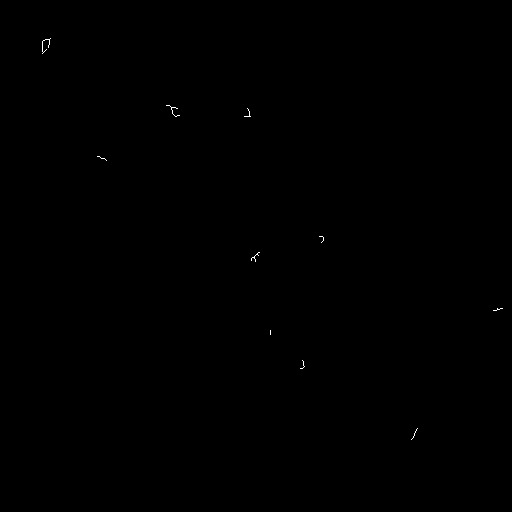
#> input picture smooth/line1.png, 512 x 512 px
$ python demo.py
#> lines starting #> are read from the running program, lines starting #| are printed output that depends on the picture; after the words box and inside, x2 and y2 are one past the last pixel; in counts of white or black regions, pixels touching at a corner belong together
### smooth/smoothLine.py
import numpy as np
import cv2 as cv
import sys
from math import ceil

# 设置最大递归次数，默认值是1000
sys.setrecursionlimit(10000)

vis = None
max_length = 0
max_list = []
cur_list = []


# [16 lines left out: function get_m_nei_path, not called in this run]


def get_bounding(x, y, height, width):
    """ 求出边界框 """
    left = y - 1 if y > 1 else 0
    top = x - 1 if x > 1 else 0
    right = y + 1 if y < width - 1 else width - 1
    bottom = x + 1 if x < height - 1 else height - 1

    return left, top, right, bottom


def get_start_points(img):
    """计算出所有的起点，要求8-邻域内只有一个点"""
    height, width = img.shape

    location = np.where(img == 255)
    x_inx = location[0]
    y_inx = location[1]
    length = len(x_inx)

    res = []

    for k in range(length):
        x = x_inx[k]
        y = y_inx[k]

        left, top, right, bottom = get_bounding(x, y, height, width)

        # 计算出邻居个数
        nei = -1
        for i in range(top, bottom + 1):
            for j in range(left, right + 1):
                if img[i, j] == 255:
                    nei += 1

        # 如果邻居个数是1，加入起点数组
        if nei == 1:
            res.append([x, y])

    return np.array(res)


def dfs(img, x, y):
    global vis, max_list

    if len(cur_list) > len(max_list):
        max_list = cur_list.copy()

    vis[x, y] = 1
    height, width = img.shape
    left, top, right, bottom = get_bounding(x, y, height, width)

    for i in range(top, bottom + 1):
        for j in range(left, right + 1):
            if img[i, j] == 255 and vis[i, j] == 0:
                cur_list.append((i, j))
                dfs(img, i, j)
                cur_list.pop()


def smooth_one_connective(img):
    """ 平滑一个联通分支 """
    global vis, max_list, cur_list
    vis = None
    max_list = []
    cur_list = []

    height, width = img.shape

    # 计算出一条唯一的m-邻接的路径
    # img = get_m_nei_path(img)
    # cv.imwrite('img.png', img)

    # 获得所有的起点
    location = get_start_points(img)

    # 进行dfs，求出最长的路径
    for x, y in location:
        vis = np.zeros((height, width))
        cur_list.append((x, y))
        dfs(img, x, y)
        cur_list.pop()

    # 标记结果
    res = np.zeros((height, width), dtype=np.uint8)
    for x, y in max_list:
        res[x, y] = 255

    return res


def init():
    """ 初始化全局变量 """
    global vis, max_list, max_length, cur_list
    vis = None
    max_length = 0
    max_list = []
    cur_list = []


def smooth_lines(img):
    """ 平滑所有的联通分支 """
    init()

    # 计算出每一个联通分支
    nums, labels, stats, centroids = cv.connectedComponentsWithStats(img, connectivity=8)
    d = np.max(labels)

    # 将每一个联通分支的结果进行加和
    res = np.zeros(img.shape, dtype=np.uint8)
    for i in range(1, d+1):
        con = np.zeros(img.shape, dtype=np.uint8)
        location = np.where(labels == i)
        con[location] = 255
        line = smooth_one_connective(con)
        res += line

    return res


def visualization(img, line):
    """ 可视化选择的线 """
    height, width = img.shape
    visual = np.zeros((height, width, 3), dtype=np.uint8)
    visual[:, :, 0] = img
    visual[:, :, 1] = img
    visual[:, :, 2] = img

    location = np.where(line == 255)
    visual[location] = [100, 200, 150]

    return visual


# [13 lines that do not run on import are left out]

### smooth/demo.py
import cv2 as cv
from smoothLine import smooth_lines, visualization


# 传入一个(width, height)的二值图像
image = cv.imread('line1.png')
#> image is the input picture: shape (512, 512, 3); 0.06% white in thin lines or dots, all inside (x1, y1, x2, y2) = (42, 38, 503, 440)
image = image[:, :, 0]
lines = smooth_lines(image)
#> in smooth_lines, `nums, labels, stats, centroids = cv.connectedComponentsWithStats(img, ..`: labels: shape (512, 512) int32; 11 distinct labels, from 0 to 10
#> in smooth_lines, `nums, labels, stats, centroids = cv.connectedComponentsWithStats(img, ..`: nums = 11; stats = [[0, 0, 512, 512, 261995], [42, 38, 9, 16, 32], [166, 105, 14, 12, 25], [244, 108, 7, 9, 15], [97, 156, 10, 5, 10], [319, 236, 5, 7, 10], [251, 252, 9, 10, 18], [493, 308, 10, 3, 11], [270, 330, 1, 5, 5], [300, 360, 5, 9, 11], [411, 428, 7, 12, 12]]; centroids = [[255.5, 255.5], [45.09, 44.44], [172.8, 109.8], [247.8, 113.6], [101.5, 157.6], [321.7, 238.1], [254.7, 256.5], [497.5, 309], [270, 332], [302.5, 364.7], [414.2, 433.5]]
#> in smooth_lines, `d = np.max(labels)`: d = 10
#> the loop in smooth_lines, `for i in range(1, d+1):` made 10 passes
#> after the loop in smooth_lines, `for i in range(1, d+1):`: con: shape (512, 512); 0% white in thin lines or dots, all inside (x1, y1, x2, y2) = (411, 428, 418, 440)
#> after the loop in smooth_lines, `for i in range(1, d+1):`: res: shape (512, 512); 0.05% white in thin lines or dots, all inside (x1, y1, x2, y2) = (42, 39, 503, 440)
visual = visualization(image, lines)
#> in visualization, `visual[location] = [100, 200, 150]`:
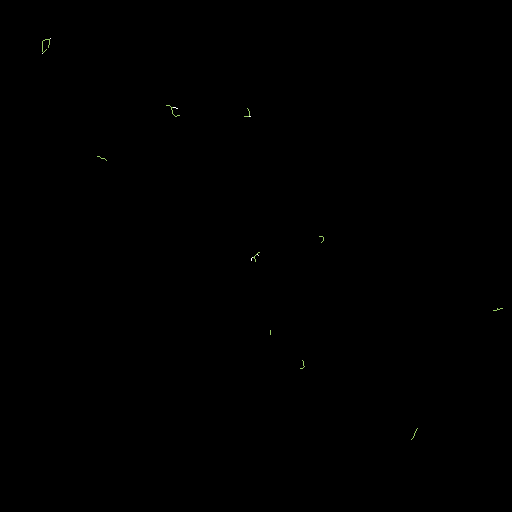
#> visual: shape (512, 512, 3); mean of channels 0, 1, 2 0.1, 0.1, 0.1; drawn as B, G, R
cv.imwrite('visual1.png', visual)


image = cv.imread('line2.png')
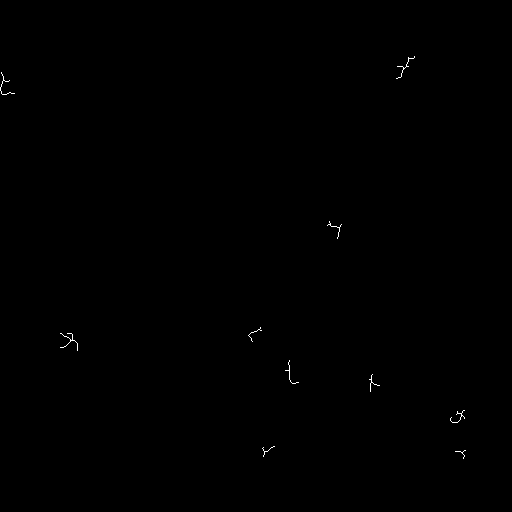
#> input picture smooth/line2.png, 512 x 512 px
#> image is the input picture: shape (512, 512, 3); 0.12% white in thin lines or dots, all inside (x1, y1, x2, y2) = (0, 56, 466, 459)
image = image[:, :, 0]
lines = smooth_lines(image)
#> in smooth_lines (call 2), `nums, labels, stats, centroids = cv.connectedComponentsWithStats(img, ..`: labels: shape (512, 512) int32; 11 distinct labels, from 0 to 10
#> after the loop in smooth_lines (call 2), `for i in range(1, d+1):`:
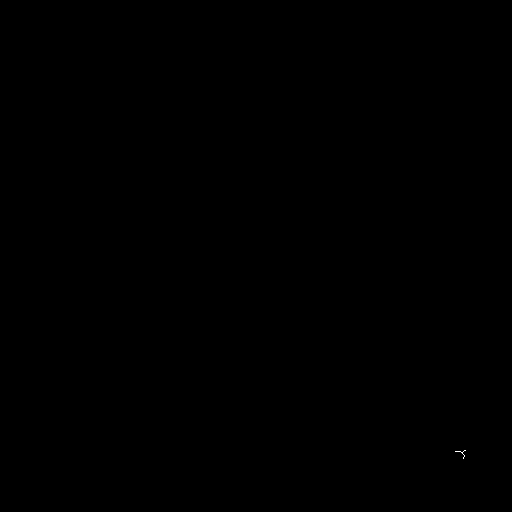
#> con: shape (512, 512); 0.01% white in thin lines or dots, all inside (x1, y1, x2, y2) = (455, 450, 466, 459)
#> after the loop in smooth_lines (call 2), `for i in range(1, d+1):`: res: shape (512, 512); 0.1% white in thin lines or dots, all inside (x1, y1, x2, y2) = (0, 56, 465, 459)
visual = visualization(image, lines)
#> in visualization (call 2), `visual[location] = [100, 200, 150]`:
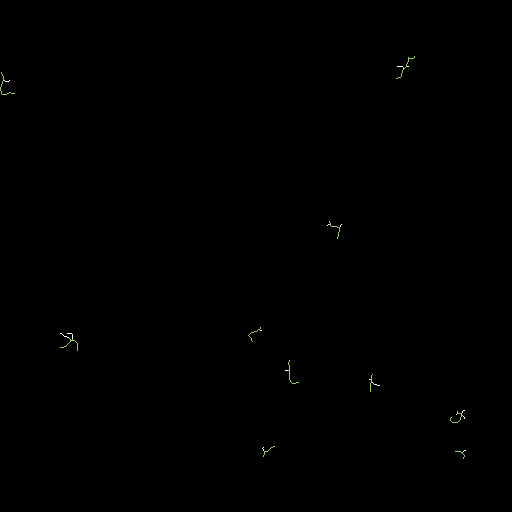
#> visual: shape (512, 512, 3); mean of channels 0, 1, 2 0.2, 0.3, 0.2; drawn as B, G, R
cv.imwrite('visual2.png', visual)
